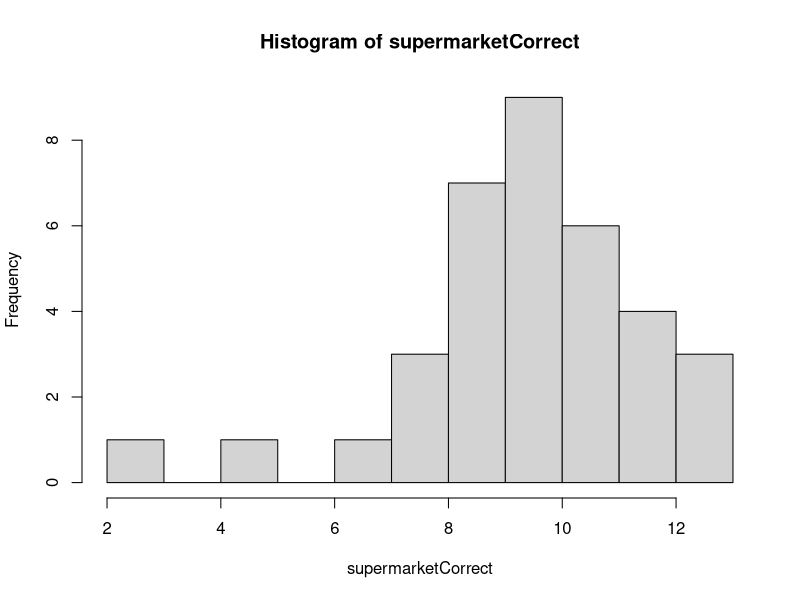
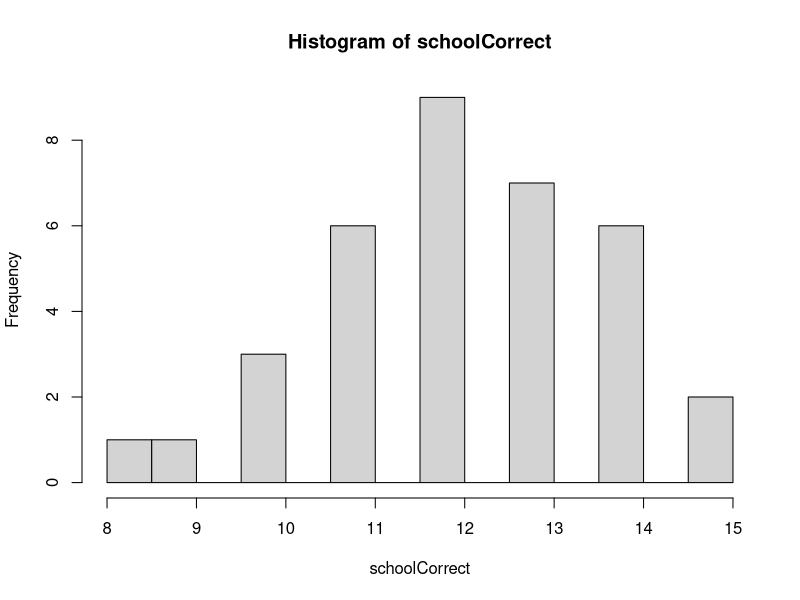
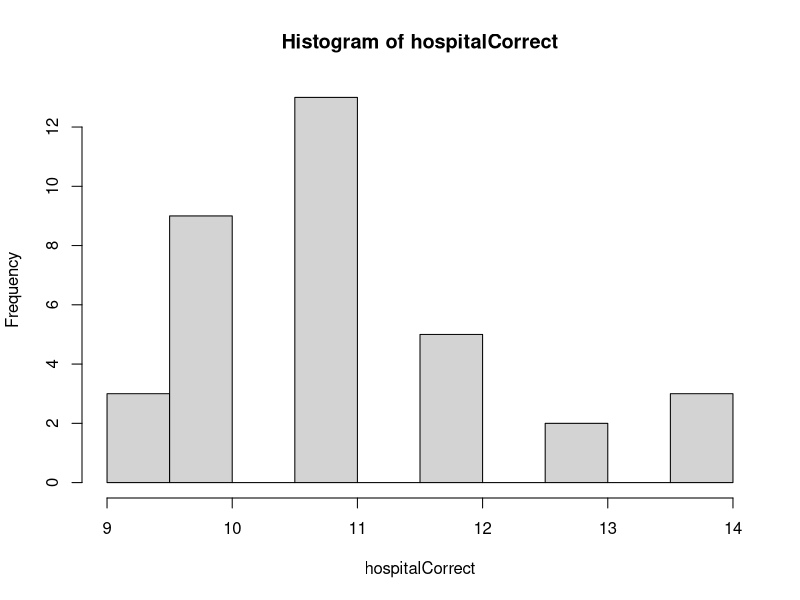
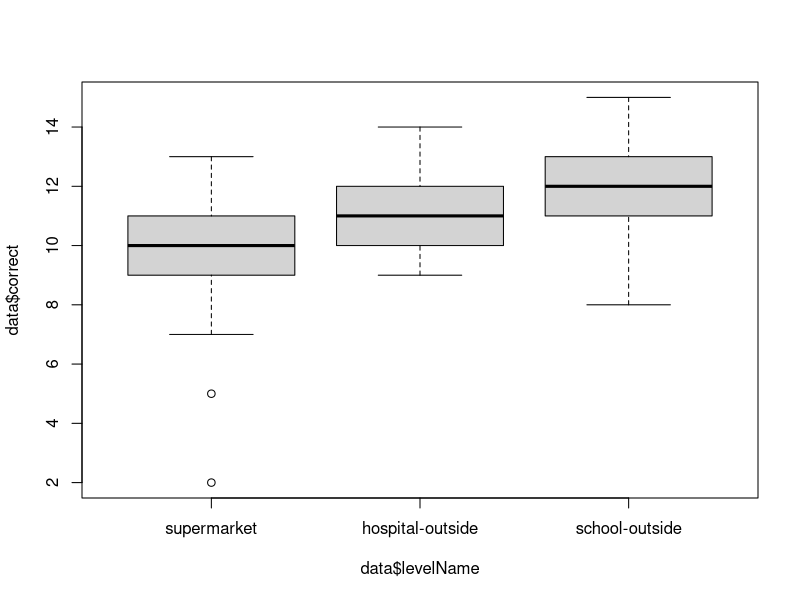
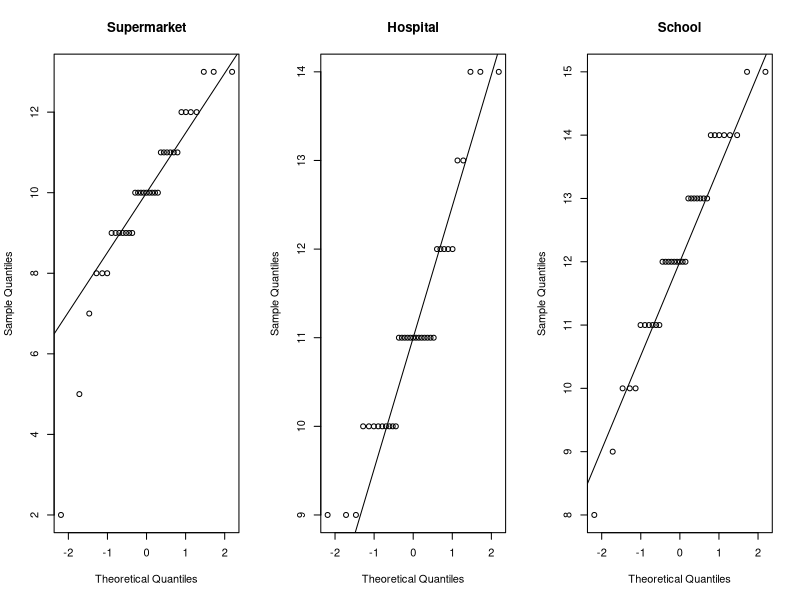

Recreate these plots in R, in order.
data = read.csv2("data.csv")
data$levelName = factor(data$levelName, levels = c("supermarket", "hospital-outside", "school-outside"))

supermarketCorrect = data[data$levelName == "supermarket",]$correct
hist(supermarketCorrect, breaks = 12)


schoolCorrect = data[data$levelName == "school-outside",]$correct
hist(schoolCorrect, breaks = 12)

hospitalCorrect = data[data$levelName == "hospital-outside",]$correct
hist(hospitalCorrect, breaks = 12)

boxplot(data$correct ~ data$levelName)

par(mfrow=c(1,3))
qqnorm(supermarketCorrect, main = "Supermarket")
qqline(supermarketCorrect)

qqnorm(hospitalCorrect, main = "Hospital")
qqline(hospitalCorrect)

qqnorm(schoolCorrect, main = "School")
qqline(schoolCorrect)
par(mfrow=c(1,1))

var.test(schoolCorrect, supermarketCorrect)
var.test(hospitalCorrect, schoolCorrect)


supermarketMean = mean(supermarketCorrect)
hospitalMean = mean(hospitalCorrect)
schoolMean = mean(schoolCorrect)

dif_ss = schoolMean - supermarketMean;
df_val_ss = min(length(schoolCorrect), length(supermarketCorrect)) - 1
SE_ss = sqrt((sd(schoolCorrect)**2)/length(schoolCorrect) + (sd(supermarketCorrect)**2)/length(supermarketCorrect))
q_val_ss = (dif_ss - 0) / SE_ss
p_val_ss = (1 - pt(q = q_val_ss, df = df_val_ss)) * 2

konf_t_ss = qt(p = (1+0.95)/2, df = df_val_ss)
konf_ss = c(dif_ss - konf_t_ss * SE_ss, dif_ss - konf_t_ss * SE_ss)

dif_sh = schoolMean - hospitalMean;
df_val_sh = min(length(schoolCorrect), length(hospitalCorrect)) - 1
SE_sh = sqrt((sd(schoolCorrect)**2)/length(schoolCorrect) + (sd(hospitalCorrect)**2)/length(hospitalCorrect))
q_val_sh = (dif_sh - 0) / SE_sh
p_val_sh = (1 - pt(q = q_val_sh, df = df_val_sh)) * 2

konf_t_sh = qt(p = (1+0.95)/2, df = df_val_sh)
konf_sh = c(dif_sh - konf_t_sh * SE_sh, dif_sh + konf_t_sh * SE_sh)
